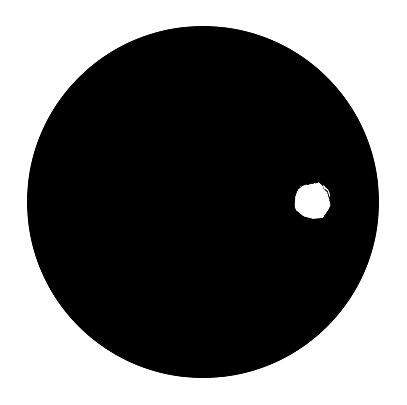
#> input picture Task 1 - Circle/masked_gt/1cm_el05.png, 407 x 405 px
$ jupyter execute --allow-errors task1.ipynb
#> lines starting #> are read from the running program, lines starting #| are printed output that depends on the picture; after the words box and inside, x2 and y2 are one past the last pixel; in counts of white or black regions, pixels touching at a corner belong together
[cell 1]
import cv2
import numpy as np
import matplotlib.pyplot as plt
from pyeit.eit.utils import eit_scan_lines
import pandas as pd
from pyeit.mesh.meshpy.build import create
import pyeit.eit.jac as jac

[cell 2]
def calculate_features(mask_gray):
    # Create a color version of the mask to draw colored annotations on
    visualization_img = cv2.cvtColor(mask_gray, cv2.COLOR_GRAY2BGR)

    # 2. Find the TANK contour by looking for the black area in the mask.
    _, tank_binary_mask = cv2.threshold(mask_gray, 128, 255, cv2.THRESH_BINARY_INV)
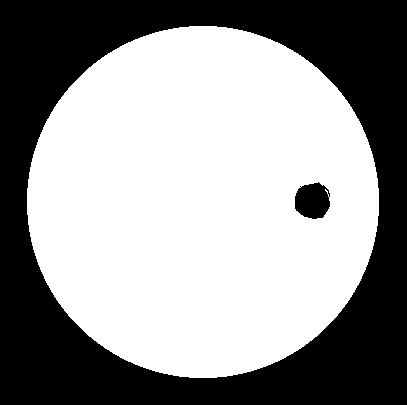
#> tank_binary_mask: shape (405, 407); 58.5% white; 2 black regions
    tank_contours, _ = cv2.findContours(tank_binary_mask, cv2.RETR_EXTERNAL, cv2.CHAIN_APPROX_SIMPLE)
#> tank_contours = 1 contour; box (x1, y1, x2, y2) and area: (27, 26, 379, 378) 96880

    if not tank_contours:
        print("Error: Could not find the black tank contour.")
        return None
    tank_contour = max(tank_contours, key=cv2.contourArea)
#> tank_contour = contour of 488 points, box (x1, y1, x2, y2) (27, 26, 379, 378), area 96880
    cv2.drawContours(visualization_img, [tank_contour], -1, (0, 255, 0), 2) # Draw green tank wall
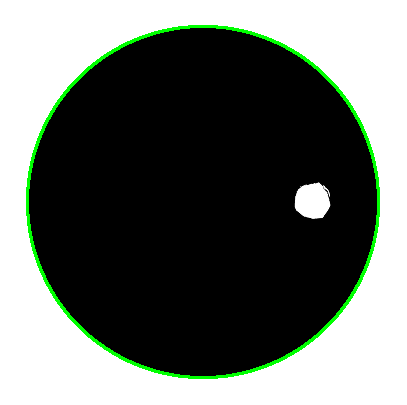
#> visualization_img: shape (405, 407, 3); mean B, G, R 103.7, 109.6, 103.7

    # 3. Find the PHANTOM contour using a more robust masking technique
    h, w = mask_gray.shape
#> h = 405; w = 407
    filled_tank_mask = np.zeros((h, w), dtype=np.uint8)
    cv2.drawContours(filled_tank_mask, [tank_contour], -1, 255, -1)
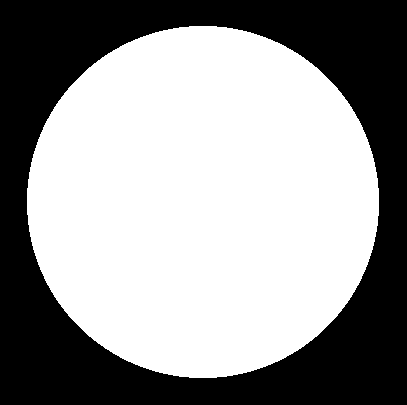
#> filled_tank_mask: shape (405, 407); 59.1% white; 1 black region, box (x1, y1, x2, y2) and area: (0, 0, 407, 405) 67458
    _, all_white_mask = cv2.threshold(mask_gray, 128, 255, cv2.THRESH_BINARY)
#> all_white_mask: shape (405, 407); 41.5% white; 2 white regions, box (x1, y1, x2, y2) and area: (0, 0, 407, 405) 67458, (295, 182, 330, 219) 1012
    isolated_phantom_mask = cv2.bitwise_and(all_white_mask, filled_tank_mask)
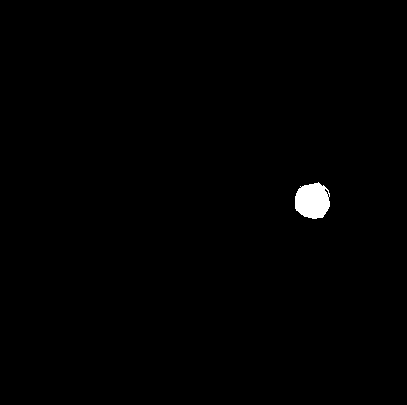
#> isolated_phantom_mask: shape (405, 407); 0.61% white; 1 white region
    phantom_contours, _ = cv2.findContours(isolated_phantom_mask, cv2.RETR_EXTERNAL, cv2.CHAIN_APPROX_SIMPLE)
#> phantom_contours = 1 contour; box (x1, y1, x2, y2) and area: (295, 182, 330, 219) 968

    if not phantom_contours:
        print("Error: Could not find a white phantom contour inside the tank area.")
        return None

    phantom_contour = max(phantom_contours, key=cv2.contourArea)
#> phantom_contour = contour of 53 points, box (x1, y1, x2, y2) (295, 182, 330, 219), area 968
    cv2.drawContours(visualization_img, [phantom_contour], -1, (0, 0, 255), 2) # Draw red phantom outline

    # 4. Calculate features: Area and Distance
    phantom_area = cv2.contourArea(phantom_contour)
#> phantom_area = 968
    (_, _), tank_radius_pixels = cv2.minEnclosingCircle(tank_contour)
#> tank_radius_pixels = 176.1
    min_dist = float('inf')
    closest_points = (None, None)

    for pt in phantom_contour:
        point_tuple = (int(pt[0,0]), int(pt[0,1]))
        dist = abs(cv2.pointPolygonTest(tank_contour, point_tuple, True))
        if dist < min_dist:
            min_dist = dist
            closest_points = (point_tuple, None)
#> this loop made 53 passes
#> (point_tuple, dist, min_dist) on passes 1, 35, 36, 38, 40, 42, 44, 48, 49: ((318, 182), 58.05, 58.05), ((322, 217), 54.74, 54.74), ((323, 216), 53.94, 53.94), ((325, 213), 52.09, 52.09), ((327, 210), 50.36, 50.36), ((328, 208), 49.65, 49.65), ((329, 206), 49, 49), ((329, 196), 48.84, 48.84), ((329, 193), 48.37, 48.37)
#> (point_tuple, dist) on passes 2 to 7: ((317, 183), 59.23), ((314, 183), 62.17), ((313, 184), 63.35), ((309, 184), 67.27), ((308, 185), 68.45), ((304, 185), 72.37)
#> after the loop, min_dist = 48.37

    # 5. Draw annotations for visualization
    if closest_points[0]:
        phantom_pt = closest_points[0]
#> phantom_pt = (329, 193)
        min_viz_dist = float('inf')
        tank_pt = None
        for wall_pt in tank_contour:
            wall_point_tuple = (int(wall_pt[0,0]), int(wall_pt[0,1]))
            dist_viz = np.linalg.norm(np.array(phantom_pt) - np.array(wall_point_tuple))
            if dist_viz < min_viz_dist:
                min_viz_dist = dist_viz
                tank_pt = wall_point_tuple
#> this loop made 488 passes
#> (dist_viz, min_viz_dist, tank_pt) on passes 1, 2, 245, 246, 247, 248, 249, 250, 251, 252, 253, 254: (217.9, 217.9, (189, 26)), (217.8, 217.8, (188, 27)), (215.9, 215.9, (216, 377)), (214.6, 214.6, (217, 376)), (210, 210, (226, 376)), (208.6, 208.6, (227, 375)), (206.2, 206.2, (232, 375)), (204.9, 204.9, (233, 374)), (203, 203, (237, 374)), (201.7, 201.7, (238, 373)), (199.9, 199.9, (242, 373)), (198.6, 198.6, (243, 372))
#> (dist_viz, min_viz_dist) on pass 284: (170.1, 170.1)
#> after the loop, min_viz_dist = 48.37; tank_pt = (377, 187)

        if tank_pt:
            closest_points = (phantom_pt, tank_pt)
#> closest_points = ((329, 193), (377, 187))
            cv2.line(visualization_img, closest_points[0], closest_points[1], (255, 255, 0), 2)
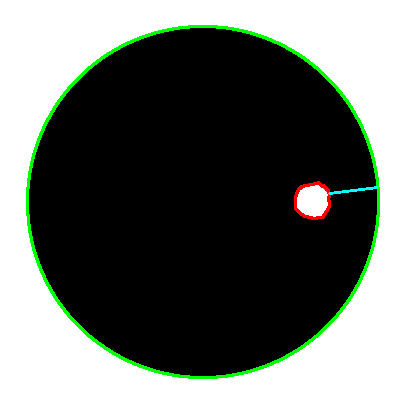
#> visualization_img: shape (405, 407, 3); mean B, G, R 103.6, 109.5, 104
            cv2.circle(visualization_img, closest_points[0], 4, (255, 0, 0), -1)
#> visualization_img: shape (405, 407, 3); 0.03% of pixels changed, all inside (x1, y1, x2, y2) = (325, 189, 334, 198)
            cv2.circle(visualization_img, closest_points[1], 4, (255, 0, 0), -1)
#> visualization_img: shape (405, 407, 3); mean B, G, R 103.7, 109.4, 103.9

    # Prepare results
    results = {
        'area': phantom_area,
        'distance_to_wall': min_dist,
        'tank_radius_pixels': tank_radius_pixels,
        'visualization_img': visualization_img
    }
    return results

[cell 3]
def calculate_distance_from_white_bg_mask(mask_path):
    mask_gray = cv2.imread(mask_path, cv2.IMREAD_GRAYSCALE)
    if mask_gray is None:
        print(f"Error: Could not load manual mask from {mask_path}")
        return None
    results = calculate_features(mask_gray)
#> results = 4 items

    return results

[cell 4]
def create_custom_boundary_func(csv_path="circle.csv"):
    """
    This function returns another function that will be used as the 'curve'
    argument in the older pyeit.mesh.create.
    """
    try:
        data = pd.read_csv(csv_path)
        # The points are scaled by 100 as in your original code
        scaled_points = (data[['x', 'y']].values / 100).tolist()

        # [6 lines left out: function curve_func, not called in this run]

        return curve_func

    except FileNotFoundError:
        print(f"Error: The file '{csv_path}' was not found.")
        return None

[cell 5]
# [38 lines left out: function convert_recon_to_image, not called in this run]

[cell 6]
# [29 lines left out: function calculate_features_from_image, not called in this run]

[cell 7]
# [36 lines left out: function get_reconstruction_features, not called in this run]

# Run the Image Reconstruction

[cell 8]
MANUAL_MASK_PATH = 'masked_gt/1cm_el05.png'
HOMOGEN_PATH = 'Dataset/BG_Homogen/02072024_Adj_0=100000Hz.csv'
INCLUSION_PATH = 'Dataset/INC_Adjacent_main/02072024_5_Obj_1cm_Adj_0=100000Hz.csv'

[cell 9]
print(f"Using manual mask: {MANUAL_MASK_PATH}")
features = calculate_distance_from_white_bg_mask(MANUAL_MASK_PATH)
#> features = 4 items

if features is not None:
    # Print the extracted features
    print("\n--- Extracted Ground Truth Feature ---")
    print(f"Phantom Area: {features['area']:.2f} pixels^2")
#| Phantom Area: 968.00 pixels^2
    print(f"Shortest distance between contours: {features['distance_to_wall']:.2f} pixels")
#| Shortest distance between contours: 48.37 pixels
    # *** ADDED: Print the tank radius ***
    print(f"Detected Tank Radius: {features['tank_radius_pixels']:.2f} pixels")
#| Detected Tank Radius: 176.08 pixels

    # Display the visualization image to verify the process
    verification_image_rgb = cv2.cvtColor(features['visualization_img'], cv2.COLOR_BGR2RGB)
    plt.figure(figsize=(8, 8))
    plt.imshow(verification_image_rgb)
    plt.title(f'Verification for {MANUAL_MASK_PATH}')
    plt.axis('off')
    plt.show()
else:
    print("\nFeature extraction failed. Please check the image path and format.")

[cell 10]
# --- Main Execution ---
N_el = 16
MAX_TRIANGLE_AREA = 0.00005

custom_curve_function = create_custom_boundary_func()

if custom_curve_function is not None:
    mesh_obj, el_pos_from_create = create(num_el=N_el,
                                           max_area=MAX_TRIANGLE_AREA,
                                           curve=custom_curve_function,
                                           refine=True)

    # --- Step 3: Manually define electrode positions for robustness ---
    # 1. Load the original boundary points again to ensure we have them.
    boundary_data = pd.read_csv("circle.csv")
    boundary_pts = (boundary_data[['x', 'y']].values / 100)

    # 2. Select N_el equally spaced points from our boundary list.
    # Since we have 32 points and want 16 electrodes, we take every 2nd point.
    step = len(boundary_pts) // N_el
    electrode_pts = boundary_pts[::step]

    # 3. Find the index of the closest node in the mesh for each of our selected points.
    el_pos = []
    for el_pt in electrode_pts:
        # Find the node in mesh_obj['node'] that is closest to our electrode point
        dist = np.linalg.norm(mesh_obj['node'] - el_pt, axis=1)
        closest_node_index = np.argmin(dist)
        el_pos.append(closest_node_index)

    el_pos = np.array(el_pos, dtype=int)

    # --- Step 4: Assemble the final mesh dictionary with our correct el_pos ---
    final_mesh = {
        'node': mesh_obj['node'],
        'element': mesh_obj['element'],
        'el_pos': el_pos, # Use our manually calculated positions
        'perm': np.ones(len(mesh_obj['element']))
    }

    # --- Step 5: Visualize the result for verification ---
    fig, ax = plt.subplots(figsize=(6, 6))
    ax.triplot(final_mesh['node'][:, 0], final_mesh['node'][:, 1], final_mesh['element'])
    # Plot all original boundary points to see the shape
    ax.plot(boundary_pts[:, 0], boundary_pts[:, 1], 'r.', markersize=4, label='Boundary Points')
    # Plot our correctly placed electrodes
    ax.plot(final_mesh['node'][el_pos, 0], final_mesh['node'][el_pos, 1], 'go', markersize=8, label='Electrodes')
    ax.set_title('Custom Mesh from CSV')
    ax.set_aspect('equal')
    ax.legend()
    plt.show()
else:
    print("Could not create mesh because the CSV file was not found.")

[cell 11]
try:
    vh_df = pd.read_csv(HOMOGEN_PATH)
    vi_df = pd.read_csv(INCLUSION_PATH)
    vh = vh_df['Z [Ohm]'].values
    vi = vi_df['Z [Ohm]'].values
    print("Voltage data loaded successfully.")
except FileNotFoundError:
    print("Error: Voltage files not found.")
    # Use dummy data if files are not found, so the script can still run
    vh = np.ones(N_el * (N_el - 1) // 2)
    vi = vh * 1.05

[cell 12]
ground_truth_features = {
    'area_pixels': features['area'], # Example value
    'distance_pixels': features['distance_to_wall'], # Example value
    'tank_radius_pixels': features['tank_radius_pixels'] # Example value
}
#> ground_truth_features = {'area_pixels': 968, 'distance_pixels': 48.37, 'tank_radius_pixels': 176.1}
print("Ground truth features loaded.")
